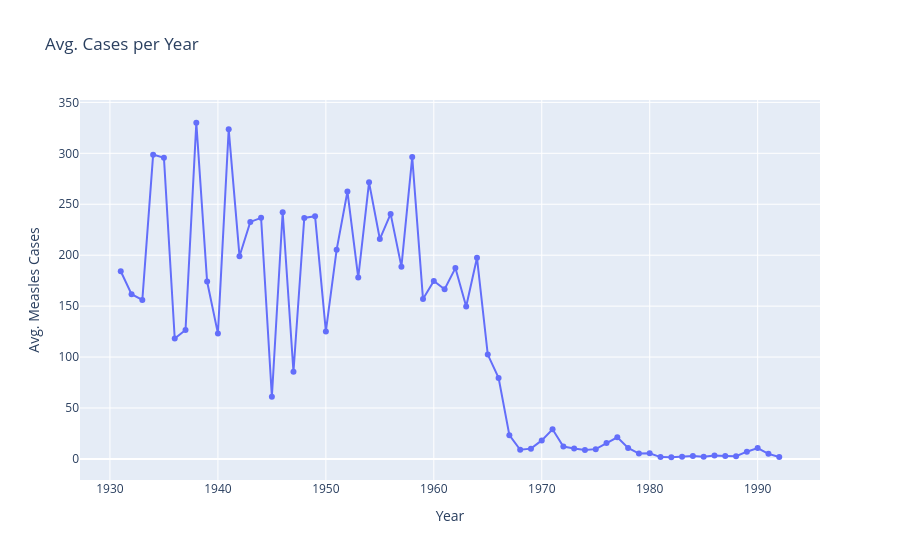

The notebook cell saved with this chart:
### Code cell
import plotly.express as px

year_cases_nis_df_fig = px.line(
    year_cases_nis_df,
    x="year",
    y="cases",
    markers=True,
    title="Avg. Cases per Year"
)

year_cases_nis_df_fig.update_layout(
    xaxis_title="Year",
    yaxis_title="Avg. Measles Cases",
)

year_cases_nis_df_fig.show()

### Figure 1 — Plotly figure (JSON) as saved in the notebook; plotly's stock layout.template omitted (floating-point values rounded to 4 significant figures)
{"data": [{"hovertemplate": "year=%{x}<br>cases=%{y}<extra></extra>", "legendgroup": "", "line": {"color": "#636efa", "dash": "solid"}, "marker": {"symbol": "circle"}, "mode": "lines+markers", "name": "", "orientation": "v", "showlegend": false, "type": "scatter", "x": [1931, 1932, 1933, 1934, 1935, 1936, 1937, 1938, 1939, 1940, 1941, 1942, 1943, 1944, 1945, 1946, 1947, 1948, 1949, 1950, 1951, 1952, 1953, 1954, 1955, 1956, 1957, 1958, 1959, 1960, 1961, 1962, 1963, 1964, 1965, 1966, 1967, 1968, 1969, 1970, 1971, 1972, 1973, 1974, 1975, 1976, 1977, 1978, 1979, 1980, 1981, 1982, 1983, 1984, 1985, 1986, 1987, 1988, 1989, 1990, 1991, 1992], "xaxis": "x", "y": [184.2, 161.8, 156.1, 298.7, 295.7, 118.2, 126.6, 330.0, 174.2, 123.2, 323.5, 199.0, 232.7, 236.7, 61.11, 242.2, 85.63, 236.6, 238.3, 125.2, 205.5, 262.5, 178.1, 271.5, 215.9, 240.5, 188.7, 296.3, 156.9, 174.7, 166.6, 187.3, 149.6, 197.4, 102.4, 79.54, 23.3, 9.046, 10.11, 18.18, 29.14, 12.16, 10.21, 8.831, 9.631, 15.55, 21.27, 10.86, 5.317, 5.548, 1.808, 1.66, 2.12, 2.822, 2.134, 3.386, 2.957, 2.65, 7.111, 10.7, 5.003, 1.93], "yaxis": "y"}], "layout": {"legend": {"tracegroupgap": 0}, "title": {"text": "Avg. Cases per Year"}, "xaxis": {"anchor": "y", "domain": [0, 1], "title": {"text": "Year"}}, "yaxis": {"anchor": "x", "domain": [0, 1], "title": {"text": "Avg. Measles Cases"}}}}
